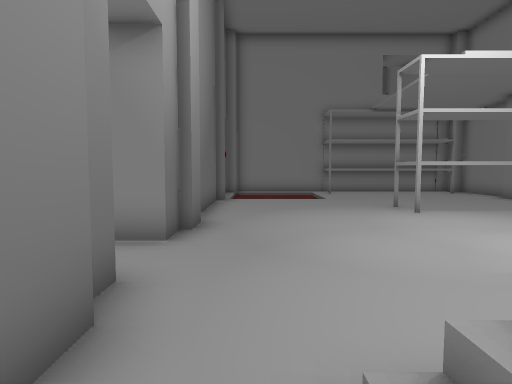
[1] (above)

12 first-person views from a walk through a scene from a Unity 3-D project. The camera is 1.2 m above the floor, tilts 4° down and sees 75° across. The floor is counted in squares, 1 m on a side. Each view is taken from the middle of a square. On the plan, view 1 faces up. The plan holds only what a view shows up to about 14 squares ahead; the rest is blank. The place goes on beyond the plan. The player is left out. Some surface patterns are stand-ins.

[2]
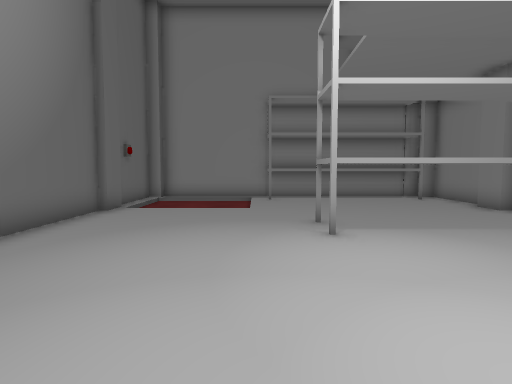

[3]
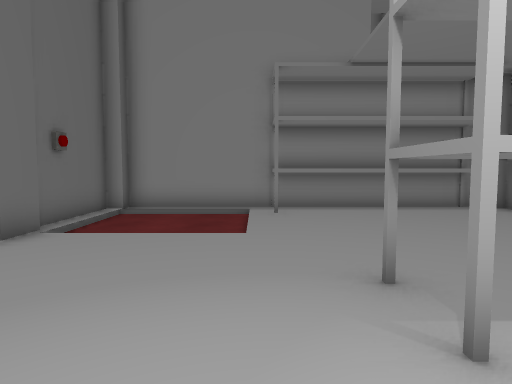

[4]
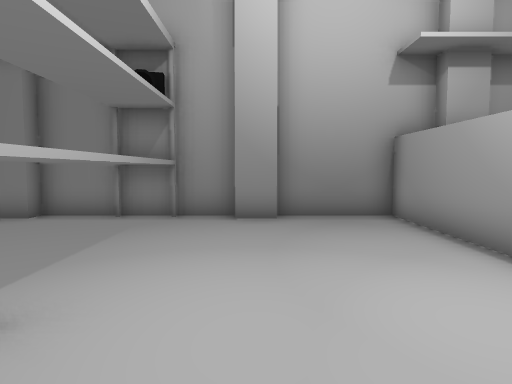

[5]
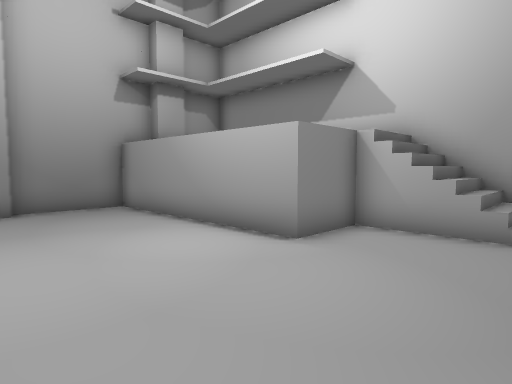

[6]
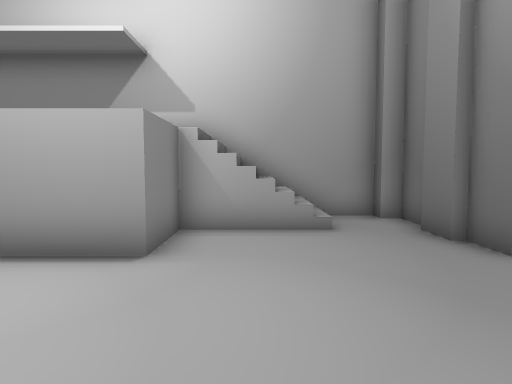

[7]
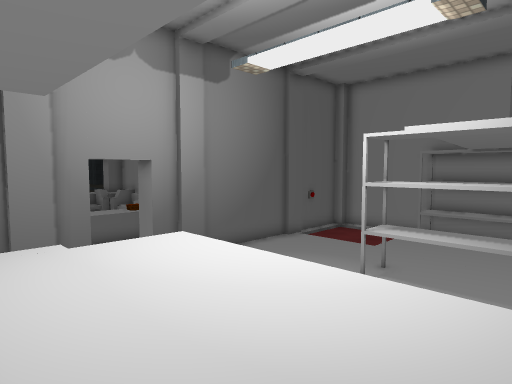

[8]
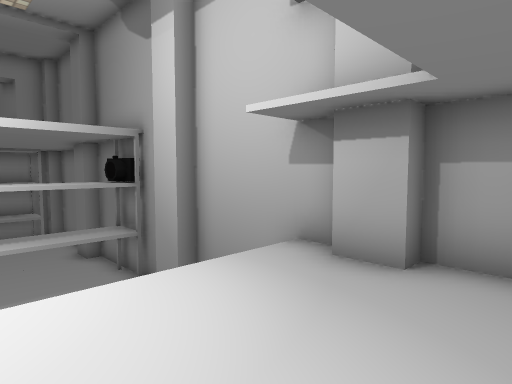

[9]
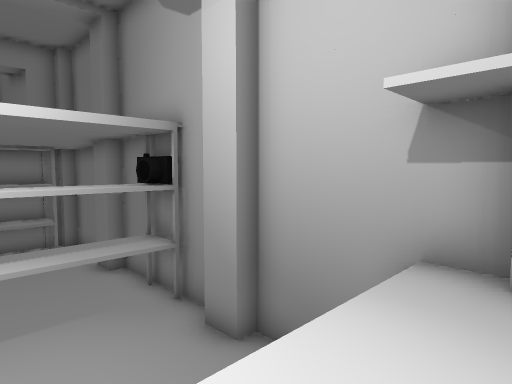

[10]
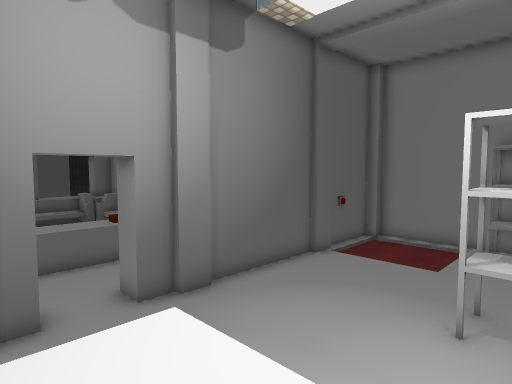

[11]
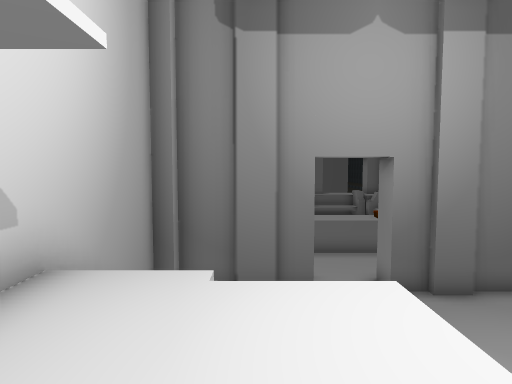

[12]
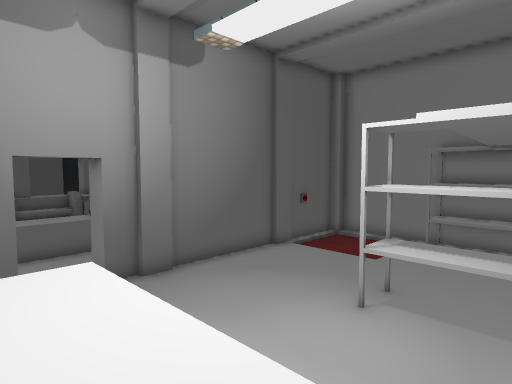

### Floor plan
Key: @ floor where view 1 was taken; # wall or solid block; . main floor; - floor 0.25 m lower than the main floor; : floor 2 m higher than the main floor; / step, stairs or slope; ^ raised ledge; O other object.
Columns run from 7 left of view 1 to 11 right of it. Each row starts with its distance up from view 1.
 18       ############
 17      ##////^^^^^^##
 16      #/---/^^^^^^.#
 15      #----/.......#
 14      #/---/.......#
 13      #/////.......#
 12      #............#
 11      #............#
 10      #.....#^^^^^^#
  9      #.....#^^^^^^#
  8      #............#
  7 OO.  #............#
  6 ^^...#............#
  5 ^^................#
  4  ^................#
  3      #.....:::::::#
  2      #.....:::::::#
  1      #..///:::::::#
  0      ##@///:::::::#
 -1       #############

Where each view was taken, in squares from view 1:
view 1: 0 up, 0 right, facing up
view 2: 3 up, 3 right, facing up
view 3: 7 up, 3 right, facing up
view 4: 7 up, 2 right, facing right
view 5: 8 up, 0 right, facing down-right
view 6: 8 up, 2 right, facing down
view 7: 0 up, 9 right, facing up-left
view 8: 0 up, 6 right, facing up-right
view 9: 2 up, 6 right, facing up-right
view 10: 2 up, 6 right, facing up-left
view 11: 2 up, 7 right, facing left
view 12: 2 up, 8 right, facing up-left
